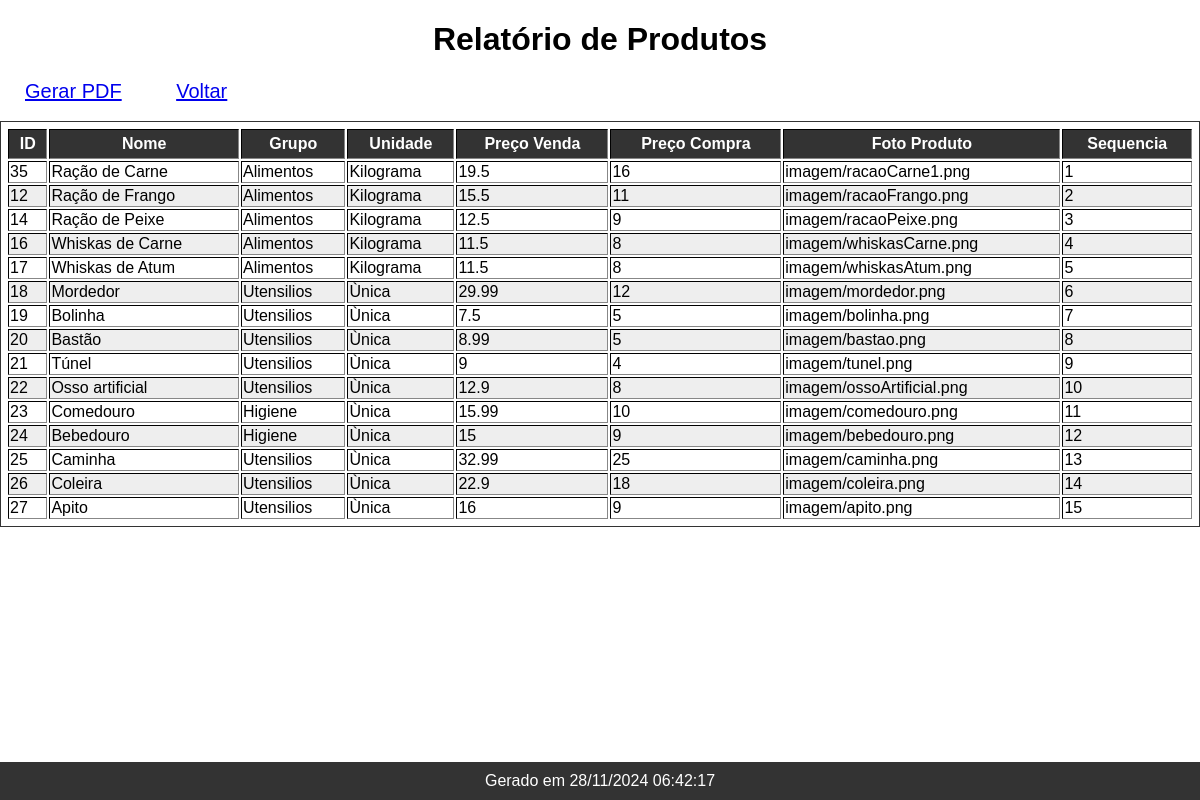
The app's page /Relatorio/relprodutos.php with its own data.
### tables this page shows
CREATE TABLE `tb_produto` (
  `id_produto` int(11) NOT NULL,
  `nm_produto` varchar(55) DEFAULT NULL,
  `qtd_estoque` double(11,4) NOT NULL DEFAULT 0.0000,
  `obs` varchar(255) DEFAULT NULL,
  `preco_compra` double(12,4) DEFAULT NULL,
  `preco_venda` double(12,4) DEFAULT NULL,
  `grupo_id` varchar(50) DEFAULT NULL,
  `ali_icms` double(6,3) DEFAULT NULL,
  `caminho_foto` varchar(55) DEFAULT NULL,
  `nm_foto` varchar(55) DEFAULT NULL,
  `unidade_id` varchar(50) DEFAULT NULL,
  `sequencia` int(11) DEFAULT NULL
);

CREATE TABLE `tb_grupo` (
  `nm_grupo` varchar(55) DEFAULT NULL,
  `id_grupo` int(11) NOT NULL
);

CREATE TABLE `tb_unidade` (
  `id_unidade` int(11) NOT NULL,
  `nm_unidade` varchar(55) DEFAULT NULL,
  `sigla_unidade` varchar(10) DEFAULT NULL
);

### Relatorio/relprodutos.php (the view, shortened to what this page needs)
<?php
include ('../BDpetcare/config/conecta.php');
$sql=$conn->prepare("SELECT p.*,u.*,g.* FROM
tb_produto p LEFT JOIN tb_unidade u ON
u.id_unidade=p.unidade_id LEFT JOIN
tb_grupo g on g.id_grupo= p.grupo_id where
p.id_produto ORDER BY sequencia ASC LIMIT 30");
$sql->execute();
$result=$sql->fetchAll();
?>
<!DOCTYPE html>
<html lang="en">
<head>
</head>
<body>
    <h1> Relatório de Produtos </h1>
    <li class="gerapdf"><a href="http://localhost/PetCareAll/Relatorio/gerapdfP.php">Gerar PDF</a></li>
    <li class="gerapdf"><a href="http://localhost/PetCareAll/Relatorio/PaginaRelatorios/pgrelatorios.php">Voltar</a></li>
    <br> <br>
    <table border="1">
        <thead>
            <tr>
                <th> ID </th>
                <th> Nome </th>
                <th> Grupo</th>
                <th> Unidade</th>
                <th> Preço Venda</th>
                <th> Preço Compra </th>
                <th> Foto Produto</th>
                <th> Sequencia</th>
            </tr>
        </thead>
        <tbody>
            <?php
           foreach($result as $linha) {
            echo "<tr>";
            echo "<td>".$linha['id_produto']. "</td>";
            echo "<td>".$linha['nm_produto']. "</td>";
            echo "<td>".$linha['nm_grupo']. "</td>";
            echo "<td>".$linha['nm_unidade']. "</td>";
            echo "<td>".$linha['preco_venda']. "</td>";
            echo "<td>".$linha['preco_compra']. "</td>";
            echo "<td>".$linha['nm_foto']. "</td>";
            echo "<td>".$linha['sequencia']. "</td>";
           }
            ?>
            <footer class="footer">
                Gerado em <?php echo (new Datetime())->format('d/m/Y h:i:s')?>
            </footer>
</body>
</html>

### Relatorio/relprodutos.php (style rules this page uses)
body { font-family: 'Verdana', sans-serif; margin:0px; padding:0px; }
.footer { position: fixed; left: 0; right:0; bottom:0; background: #333; color:#FFF; text-align: center; padding: 10px; }
h1 { text-align: center; }
table { width: 100%; border:1px solid #333; padding: 5px; }
table tr th { background: #333; color:#FFF; padding:5px; }
table tr:nth-child(even) td { background: #EEE; }
.gerapdf { display: inline; padding: 15px 25px; color: lightblue; text-decoration: none; transition: background .2s; font-size: 20px; }

### records on screen
tb_produto: id_produto "35", nm_produto "Ração de Carne", tb_grupo.nm_grupo "Alimentos", tb_unidade.nm_unidade "Kilograma", preco_venda "19.5", preco_compra "16", nm_foto "imagem/racaoCarne1.png", sequencia "1"
tb_produto: id_produto "12", nm_produto "Ração de Frango", tb_grupo.nm_grupo "Alimentos", tb_unidade.nm_unidade "Kilograma", preco_venda "15.5", preco_compra "11", nm_foto "imagem/racaoFrango.png", sequencia "2"
tb_produto: id_produto "14", nm_produto "Ração de Peixe", tb_grupo.nm_grupo "Alimentos", tb_unidade.nm_unidade "Kilograma", preco_venda "12.5", preco_compra "9", nm_foto "imagem/racaoPeixe.png", sequencia "3"
tb_produto: id_produto "16", nm_produto "Whiskas de Carne", tb_grupo.nm_grupo "Alimentos", tb_unidade.nm_unidade "Kilograma", preco_venda "11.5", preco_compra "8", nm_foto "imagem/whiskasCarne.png", sequencia "4"
tb_produto: id_produto "17", nm_produto "Whiskas de Atum", tb_grupo.nm_grupo "Alimentos", tb_unidade.nm_unidade "Kilograma", preco_venda "11.5", preco_compra "8", nm_foto "imagem/whiskasAtum.png", sequencia "5"
tb_produto: id_produto "18", nm_produto "Mordedor", tb_grupo.nm_grupo "Utensilios", tb_unidade.nm_unidade "Ùnica", preco_venda "29.99", preco_compra "12", nm_foto "imagem/mordedor.png", sequencia "6"
tb_produto: id_produto "19", nm_produto "Bolinha", tb_grupo.nm_grupo "Utensilios", tb_unidade.nm_unidade "Ùnica", preco_venda "7.5", preco_compra "5", nm_foto "imagem/bolinha.png", sequencia "7"
tb_produto: id_produto "20", nm_produto "Bastão", tb_grupo.nm_grupo "Utensilios", tb_unidade.nm_unidade "Ùnica", preco_venda "8.99", preco_compra "5", nm_foto "imagem/bastao.png", sequencia "8"
tb_produto: id_produto "21", nm_produto "Túnel", tb_grupo.nm_grupo "Utensilios", tb_unidade.nm_unidade "Ùnica", preco_venda "9", preco_compra "4", nm_foto "imagem/tunel.png", sequencia "9"
tb_produto: id_produto "22", nm_produto "Osso artificial", tb_grupo.nm_grupo "Utensilios", tb_unidade.nm_unidade "Ùnica", preco_venda "12.9", preco_compra "8", nm_foto "imagem/ossoArtificial.png", sequencia "10"
tb_produto: id_produto "23", nm_produto "Comedouro", tb_grupo.nm_grupo "Higiene", tb_unidade.nm_unidade "Ùnica", preco_venda "15.99", preco_compra "10", nm_foto "imagem/comedouro.png", sequencia "11"
tb_produto: id_produto "24", nm_produto "Bebedouro", tb_grupo.nm_grupo "Higiene", tb_unidade.nm_unidade "Ùnica", preco_venda "15", preco_compra "9", nm_foto "imagem/bebedouro.png", sequencia "12"
tb_produto: id_produto "25", nm_produto "Caminha", tb_grupo.nm_grupo "Utensilios", tb_unidade.nm_unidade "Ùnica", preco_venda "32.99", preco_compra "25", nm_foto "imagem/caminha.png", sequencia "13"
tb_produto: id_produto "26", nm_produto "Coleira", tb_grupo.nm_grupo "Utensilios", tb_unidade.nm_unidade "Ùnica", preco_venda "22.9", preco_compra "18", nm_foto "imagem/coleira.png", sequencia "14"
tb_produto: id_produto "27", nm_produto "Apito", tb_grupo.nm_grupo "Utensilios", tb_unidade.nm_unidade "Ùnica", preco_venda "16", preco_compra "9", nm_foto "imagem/apito.png", sequencia "15"
